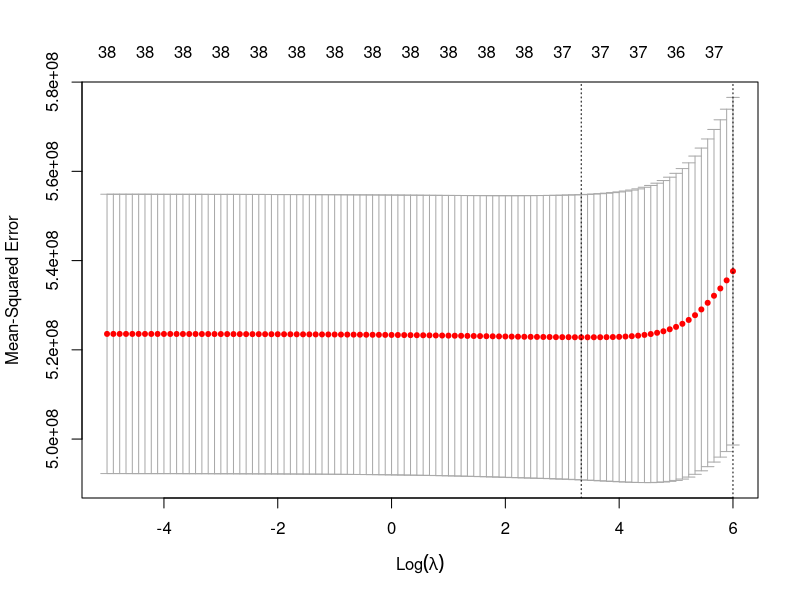
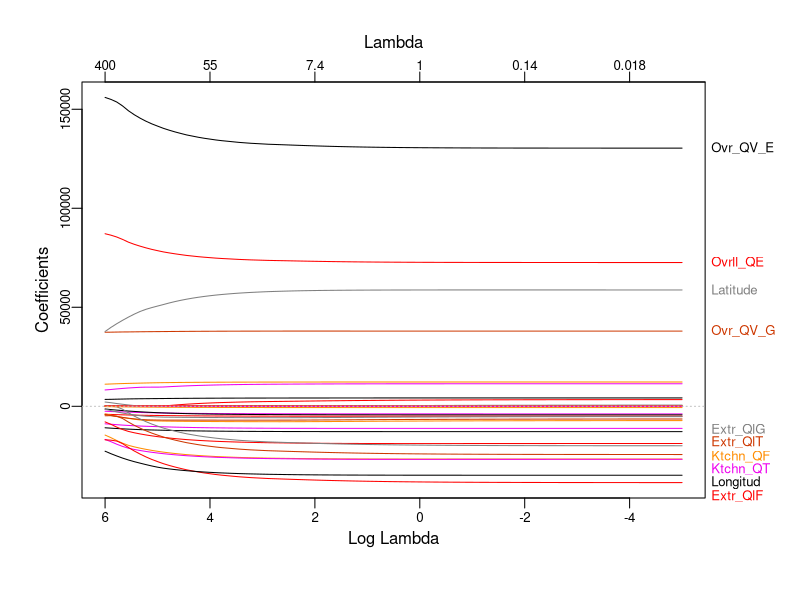
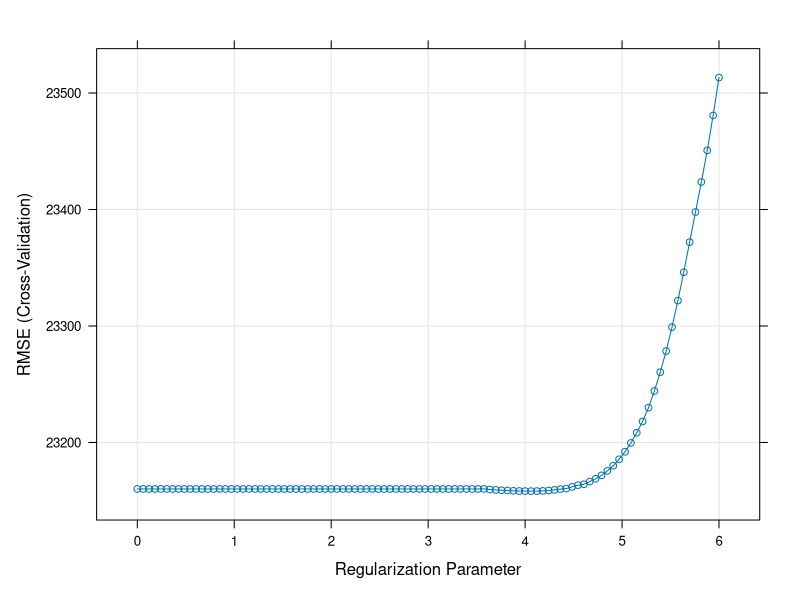
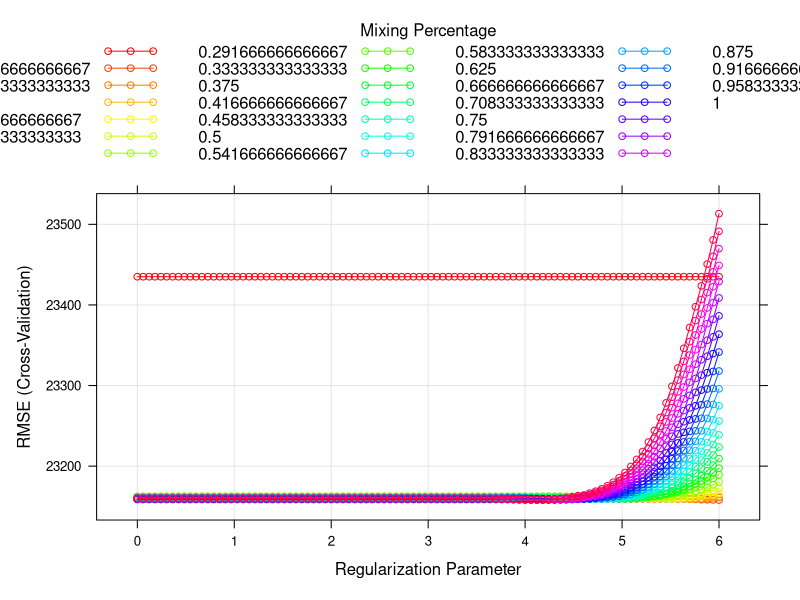
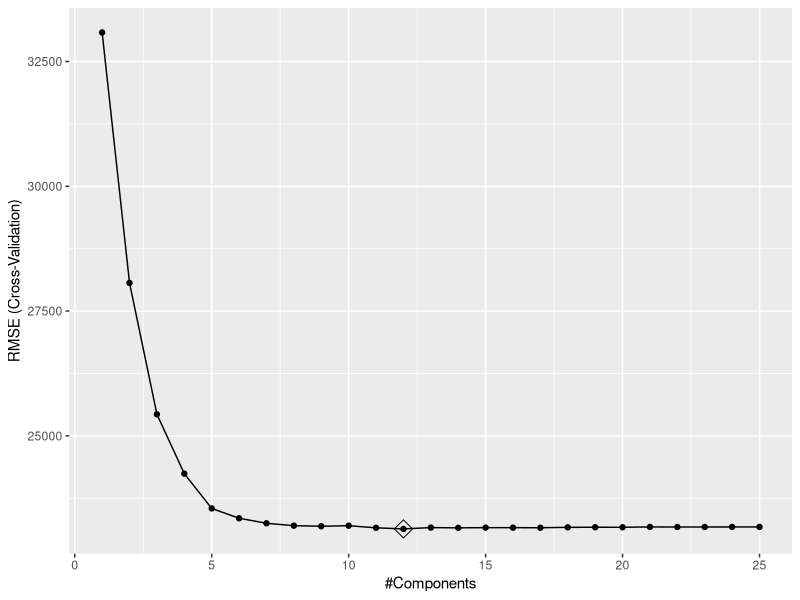

These charts were generated, in order, by the following R code:
## ---- chunk 1
knitr::opts_chunk$set(echo = TRUE)
library(glmnet)
library(caret)
library(tidyverse)
library(plotmo) 
## ---- chunk 2
training_dat <- read_csv("housing_training.csv")
test <- read_csv("housing_test.csv")
## ---- chunk 3
set.seed(10)
x <- model.matrix(Sale_Price ~ ., training_dat)[,-1]
y <- training_dat$Sale_Price
x2 <- model.matrix(Sale_Price ~ .,test)[, -1] 
y2 <- test$Sale_Price

cv.lasso <- cv.glmnet(x,y,
                      alpha = 1, 
                      lambda = exp(seq(6, -5, length = 100)))


plot(cv.lasso)

plot_glmnet(cv.lasso$glmnet.fit)

cv.lasso$lambda.min

cv.lasso$lambda.1se

predict(cv.lasso, s = "lambda.min", type = "coefficients")
predict(cv.lasso, s = "lambda.1se", type = "coefficients")

lasso_pred <- predict(cv.lasso, newx = model.matrix(Sale_Price ~ ., test)[,-1], 
                      s = "lambda.min", type = "response")

mse <- mean((lasso_pred - test[, "Sale_Price", drop = TRUE])^2)
rmse <- sqrt(mean((lasso_pred - test[, "Sale_Price", drop = TRUE])^2))
## ---- chunk 4
set.seed(10)
ctrl1 <- trainControl(method = "cv", number = 10)
lasso.fit <- train(x,y,
                   data = training_dat,
                   method = "glmnet",
                   tuneGrid = expand.grid(alpha = 1, 
                                          lambda = exp(seq(6, 0, length = 100))),
                   trControl = ctrl1)
plot(lasso.fit, xTrans = log)

lasso.fit$bestTune

minrmse <- min(lasso.fit$results$RMSE)
sdrmse <- sd(lasso.fit$results$RMSE)


rmse_1se <- minrmse + sdrmse

lambda_1se <- max(lasso.fit$results$lambda[lasso.fit$results$RMSE <= rmse_1se])


## ---- chunk 5
set.seed(10)
ctrl1 <- trainControl(method = "cv", number = 10)
enet.fit <- train(x, y,
                  data = training_dat,
                  method = "glmnet",
                  tuneGrid = expand.grid(alpha = seq(0, 1, length = 25), 
                                         lambda = exp(seq(6,0, length = 100))),
                  trControl = ctrl1)
enet.fit$bestTune

enet_pred <-  predict(enet.fit, 
                      newdata = model.matrix(Sale_Price ~ ., test)[,-1])

mse_enet <- mean((enet_pred - test$Sale_Price)^2)
rmse_enet <- sqrt(mean((enet_pred - test$Sale_Price)^2))

myCol <- rainbow(25)
myPar <- list(superpose.symbol = list(col = myCol),
              superpose.line = list(col = myCol))

plot(enet.fit, par.settings = myPar, xTrans = log)

minrmse <- min(enet.fit$results$RMSE)
sdrmse <- sd(enet.fit$results$RMSE)


rmse_1se <- minrmse + sdrmse

lambda_1se <- max(enet.fit$results$lambda[enet.fit$results$RMSE <= rmse_1se])

enet.fit_1se <- train(x, y,
                  data = training_dat,
                  method = "glmnet",
                  tuneGrid = expand.grid(alpha = enet.fit$bestTune$alpha, 
                                         lambda = lambda_1se),
                  trControl = ctrl1)

enet_1se_pred <-  predict(enet.fit_1se, 
                          newdata = model.matrix(Sale_Price ~ ., test)[,-1])

mse_enet1se <- mean((enet_1se_pred - test$Sale_Price)^2)
rmse_enet1se <- sqrt(mean((enet_1se_pred - test$Sale_Price)^2))

## ---- chunk 6
set.seed(10)
pls_fit <- train(x, y,
                 method = "pls",
                 tuneGrid = data.frame(ncomp = 1:25),
                 trControl = ctrl1,
                 preProcess = c("center", "scale"))
predy2_pls2 <- predict(pls_fit, newdata = x2)

coefficients <- coef(pls_fit$finalModel, ncomp = pls_fit$bestTune$ncomp)

mean((y2 - predy2_pls2)^2)



ggplot(pls_fit, highlight = TRUE)
